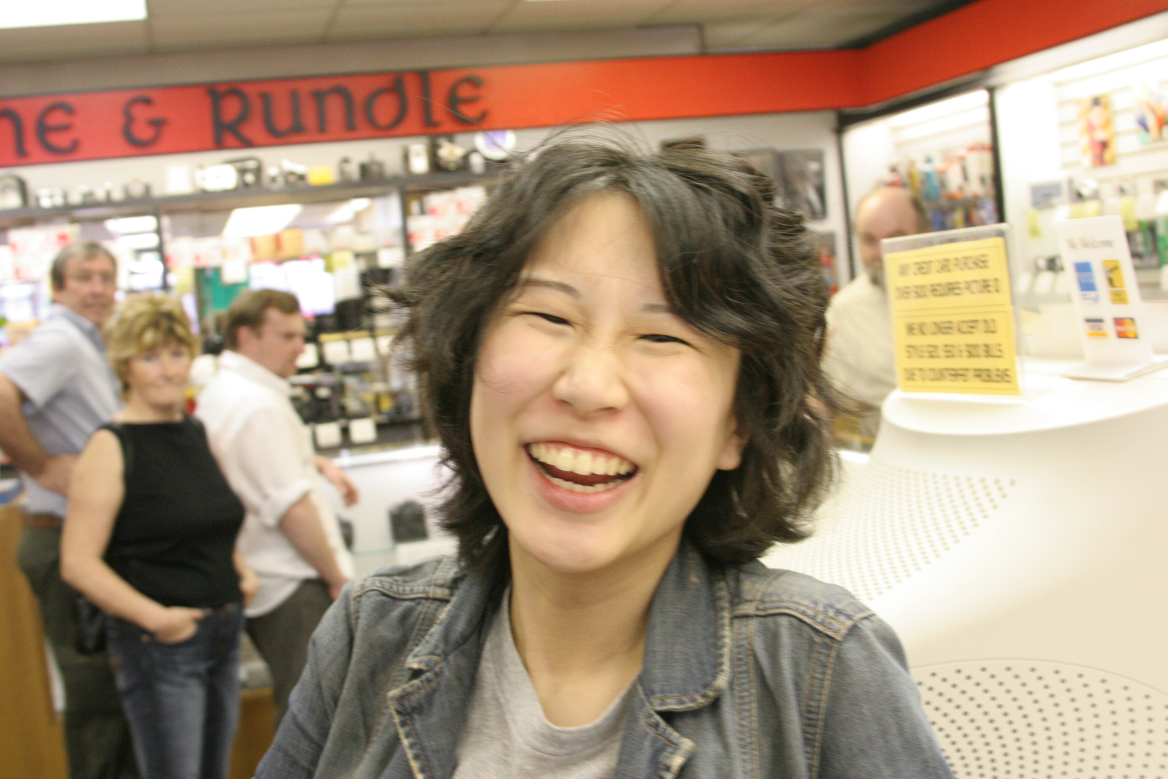
#> input picture input/12609583_f2bb69ed83_o.jpg, 3504 x 2336 px (shown at 1/3 size); its folder holds 2 pictures in this run
$ python app.py
#> lines starting #> are read from the running program, lines starting #| are printed output that depends on the picture
from PIL import Image, ImageDraw, ImageFont
import os, glob


# Parameters
in_path = "input/"
out_path = "output/"
aspect_ratio = 3/4
font = "calculatrix-7.ttf"
font_size = 36


def get_key(file_path):
    filename = os.path.splitext(os.path.basename(file_path))[0]
    int_part = filename.split()[0]
    return int(int_part)

def get_exif(image: Image, index: int) -> dict:
  return image.getexif()[index]

def crop(image: Image, aspect_ratio: float) -> Image:

  def trim_height(image: Image, aspect_ratio: float, width: int, height: int) -> Image:
    old_height = height
    height = int(width/aspect_ratio)
    top = int((old_height-height)/2)
    return image, height, top

  def trim_width(image: Image, aspect_ratio: float, width: int, height: int) -> Image:
    old_width = width
    width = int(height*aspect_ratio)
    left = int((old_width-width)/2)
    return image, width, left

  width, height = image.size
  top,left = 0,0

  portrait = height>width
  aspect_ratio = aspect_ratio if portrait else 1/aspect_ratio
  greater_aspect_ratio = round(width/height,2)>round(aspect_ratio,2) if portrait else round(width/height,2)>round(aspect_ratio,2)


  if portrait:
    if greater_aspect_ratio:
      image, width, left = trim_width(image, aspect_ratio, width, height)
    else:
      image, height, top = trim_height(image, aspect_ratio, width, height)

  else:
    if greater_aspect_ratio:
      # image, height, top = trim_height(image, aspect_ratio, width, height)
      image, width, left = trim_width(image, aspect_ratio, width, height)
    else:
      # image, width, left = trim_width(image, aspect_ratio, width, height)
      image, height, top = trim_height(image, aspect_ratio, width, height)

  return image.crop((left,top,left+width,top+height))

def add_date(image: Image, font_size: float, font:str=font) -> Image:

  # Get date from exif
  year, month, day = get_exif(image, 306).split(' ')[0].split(':')
  date_string = "'{} {} {}".format(year[-2:], month, day)

  # Create a drawing object
  draw = ImageDraw.Draw(image)

  # Choose a font
  font = ImageFont.truetype(font, font_size)

  # Set the text color and position
  text_color = (255, 154, 46)
  text_position = (image.width-(image.height/10), image.height-(image.height/10))

  # Draw the text on the image
  draw.text(text_position, date_string, font=font, fill=text_color, anchor='rb')

  return image

def rotate(image: Image, landscape:bool=True) -> Image:
  in_landscape = image.width>image.height

  if not in_landscape and landscape:
    image = image.rotate(-90, expand=True)

  elif in_landscape and not landscape:
    image = image.rotate(90, expand=True)

  return image

def resize(image: Image, max_dimension: int) -> Image:
  image_max = max(image.width, image.height)

  # Enlarge if needed
  if image_max<max_dimension:
    if image.height>image.width:
      image = image.resize((int(max_dimension*aspect_ratio), max_dimension))
    else:
      image = image.resize((max_dimension, int(max_dimension*aspect_ratio)))

  return image


# Create file list
try:
  file_list = sorted(glob.glob(os.path.join(os.getcwd(),in_path,'*')), key=get_key)
except:
  file_list = glob.glob(os.path.join(os.getcwd(),in_path,'*'))


# Create output directory
if not os.path.isdir(out_path):
  os.mkdir(out_path)

# Iterate through image pairs
for i in range(int(len(file_list)/2)):

  # Load image pair
  img1 = Image.open(os.path.join(in_path, file_list[i*2]))
#> img1 is the input picture: PIL image 3504x2336 RGB; mean R, G, B 168.5, 147.5, 124.9
  img2 = Image.open(os.path.join(in_path, file_list[i*2+1]))
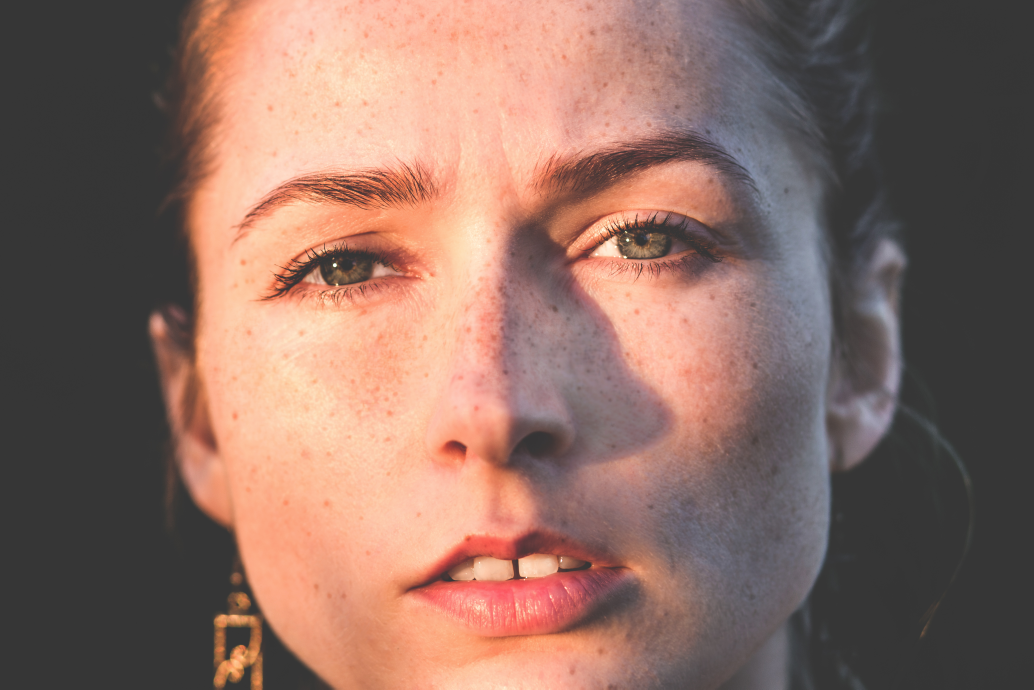
#> input picture input/29047364532_ebe7e56e37_o.jpg, 4135 x 2757 px (shown at 1/4 size)
#> img2 is the input picture: PIL image 4135x2757 RGB; mean R, G, B 140.1, 109.3, 99.3

  # Crop
  img1 = crop(img1, aspect_ratio)
#> in crop, `image, width, left = trim_width(image, aspect_ratio, width, height)`: width = 3114; left = 195
#> in crop, `return image.crop((left,top,left+width,top+height))`:
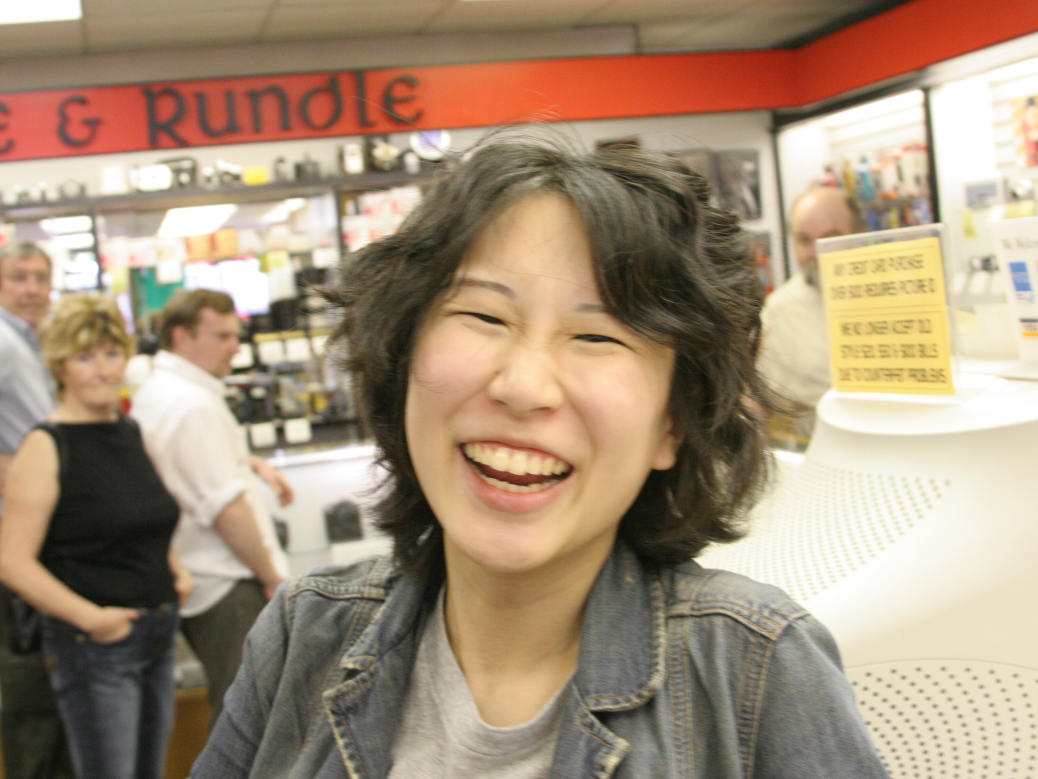
#> returned value: PIL image 3114x2336 RGB (shown at 1/3 size); mean R, G, B 165.1, 143.7, 121.1
  img2 = crop(img2, aspect_ratio)
#> call 2 of crop, with aspect_ratio = 0.75
#> in crop (call 2), `image, width, left = trim_width(image, aspect_ratio, width, height)`: width = 3676; left = 229
#> in crop (call 2), `return image.crop((left,top,left+width,top+height))`:
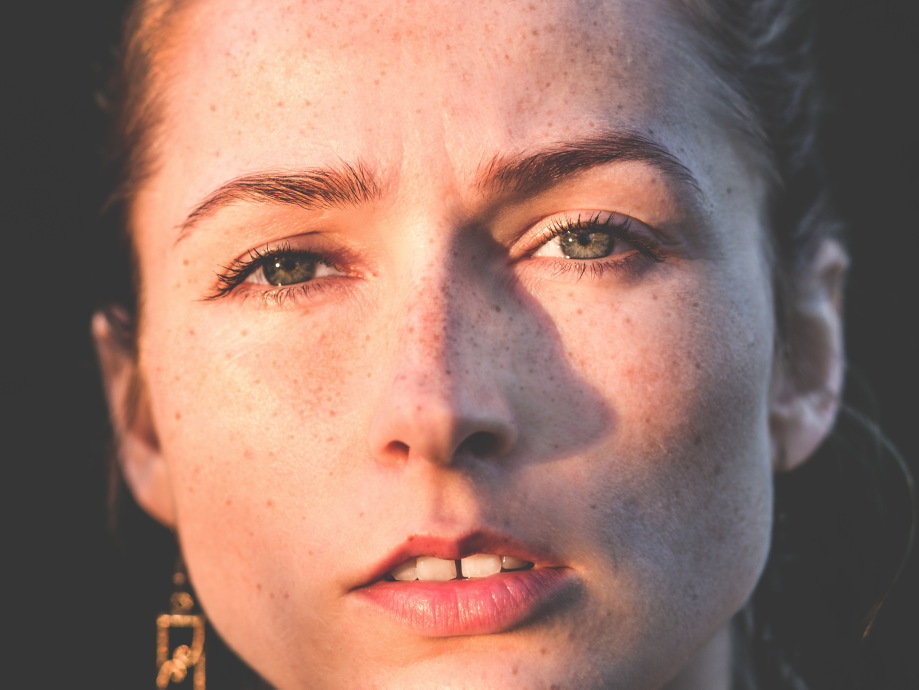
#> returned value: PIL image 3676x2757 RGB (shown at 1/4 size); mean R, G, B 150.9, 116.3, 105

  # Ensure landscape orientation
  img1 = rotate(img1)
  img2 = rotate(img2)

  # Resize to match
  max_dimension = max(img1.width, img1.height, img2.width, img2.height)
#> max_dimension = 3676
  img1 = resize(img1, max_dimension)
  img2 = resize(img2, max_dimension)

  # Add Date
  scaled_font_size = font_size*max(img1.height, img2.height)/900
#> scaled_font_size = 110.3
  img1 = add_date(img1, scaled_font_size)
#> in add_date, `year, month, day = get_exif(image, 306).split(' ')[0].split(':')`: year = '2005'; month = '05'; day = '06'
#> in add_date, `date_string = "'{} {} {}".format(year[-2:], month, day)`: date_string = "'05 05 06"
#> img1: PIL image 3676x2757 RGB
  img2 = add_date(img2, scaled_font_size)
#> img2: PIL image 3676x2757 RGB

  # Rotate to portrait before combining
  img1 = rotate(img1, landscape=False)
  img2 = rotate(img2, landscape=False)
#> call 4 of rotate, with landscape = False
#> in rotate (call 4), `image = image.rotate(90, expand=True)`:
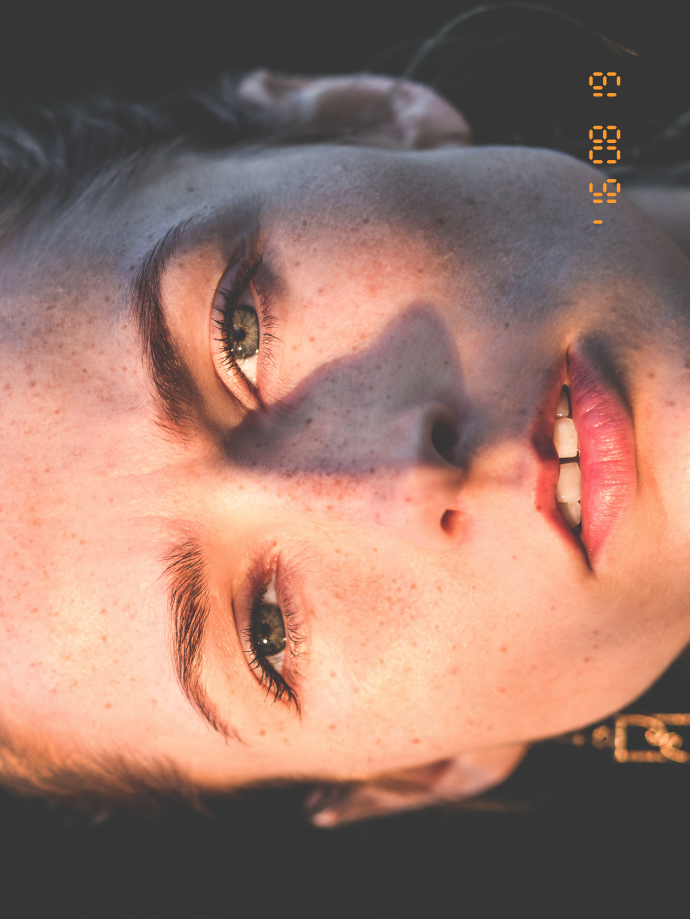
#> image: PIL image 2757x3676 RGB (shown at 1/4 size); mean R, G, B 151.2, 116.4, 104.9

  # Create new blank image to hold images
  combined_image = Image.new("RGB", (img1.width + img2.width, max(img1.height, img2.height)))
#> combined_image: PIL image 5514x3676 RGB; every value is 0

  # Combine the images verically
  combined_image.paste(img1, (0, 0))
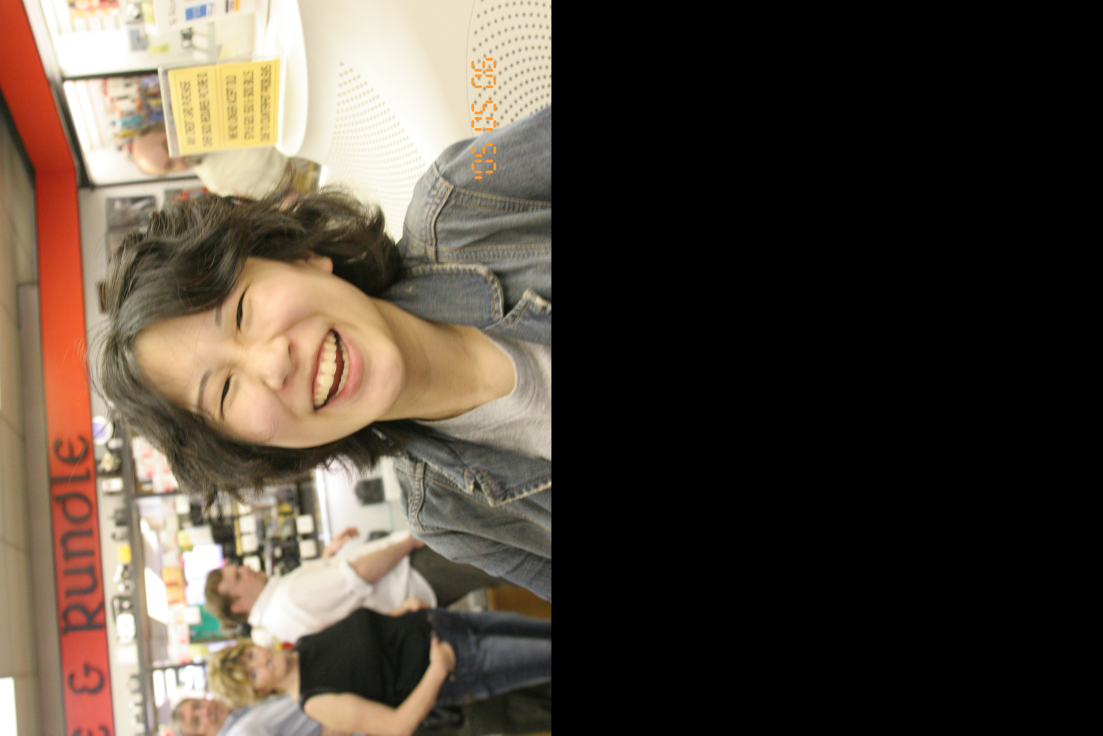
#> combined_image: PIL image 5514x3676 RGB (shown at 1/5 size); mean R, G, B 82.6, 71.8, 60.4
  combined_image.paste(img2, (img1.width, 0))
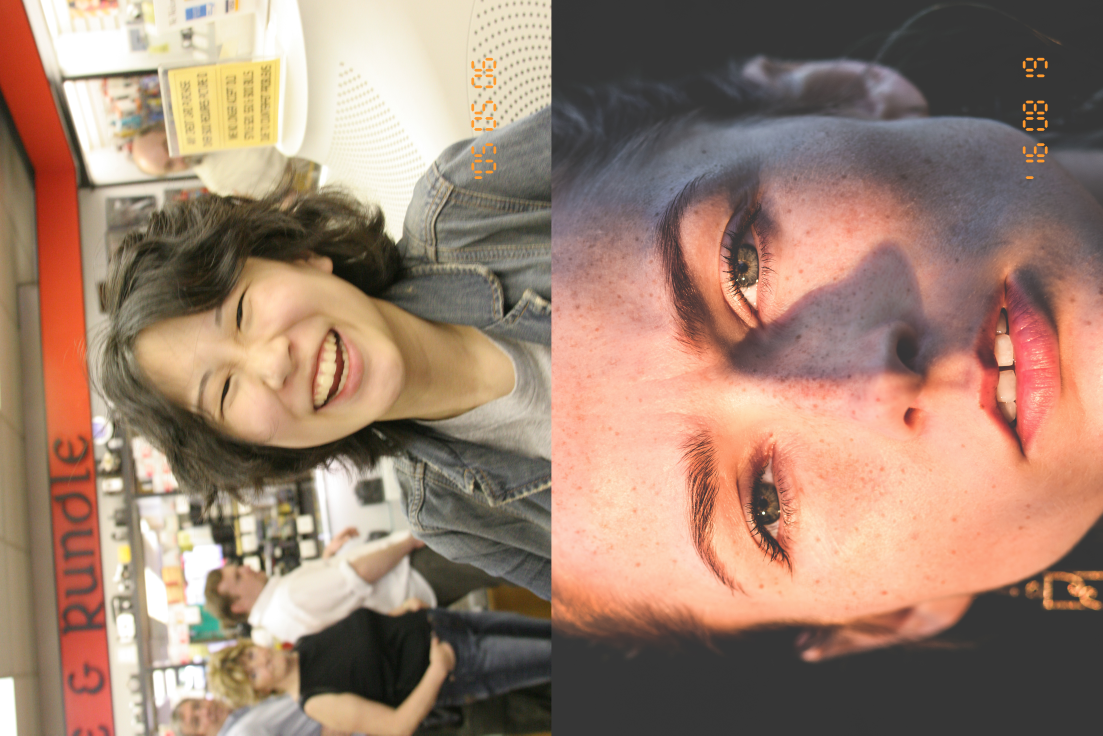
#> combined_image: PIL image 5514x3676 RGB (shown at 1/5 size); mean R, G, B 158.2, 130, 112.9

  # Save the combined image
  combined_image.save('output/output{}.jpg'.format(i))
